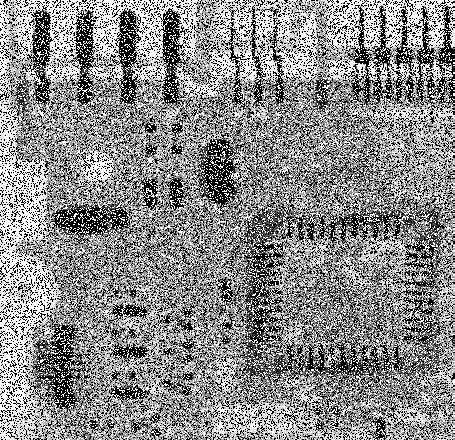
#> input picture data/Anh_nhieu_de_loc_trung_vi_thich_nghi.tif, 455 x 440 px
$ python -i edge_detection.py   (imports and definitions only)   (older library calls are emulated)
#> lines starting #> are read from the running program, lines starting #| are printed output that depends on the picture
#> further down, picture is the input picture: shape (440, 455); min 0, max 255, mean 138.1
### core/convolution.py
import numpy as np
import cv2
from scipy import ndimage

# hàm giúp thêm padding cho ảnh
def add_padding(image, pad_size, pad_value=0):
#> called with pad_size = 1, pad_value = 0
    height, width = image.shape
#> height = 440; width = 455
    new_height = height + 2 * pad_size
#> new_height = 442
    new_width = width + 2 * pad_size
#> new_width = 457

    padded_image = np.full((new_height, new_width), pad_value, dtype=image.dtype)
    padded_image[pad_size:pad_size+height, pad_size:pad_size+width] = image

    return padded_image

# hàm tính tích chập tự code
def convolution_2d_manual(image, kernel, padding=0, stride=1):
    if len(image.shape) != 2:
        raise ValueError("Ảnh phải là ảnh xám")

    if len(kernel.shape) != 2:
        raise ValueError("Kernel phải là ma trận 2D")

    if padding > 0:
        padded_image = add_padding(image, padding)
    else:
        padded_image = image.copy()

    input_height, input_width = padded_image.shape
#> input_height = 442; input_width = 457
    kernel_height, kernel_width = kernel.shape

    # tính kích thước output
    output_height = (input_height - kernel_height) // stride + 1
#> output_height = 440
    output_width = (input_width - kernel_width) // stride + 1
#> output_width = 455

    output = np.zeros((output_height, output_width), dtype=np.float32)

    # convolution operation
    for i in range(0, output_height):
        for j in range(0, output_width):
            # Tính vị trí trong padded image
            start_i = i * stride
            start_j = j * stride
            end_i = start_i + kernel_height
            end_j = start_j + kernel_width

            # extract patch
            patch = padded_image[start_i:end_i, start_j:end_j]

            # convolution: element-wise multiply và sum
            conv_value = np.sum(patch * kernel)
            output[i, j] = conv_value
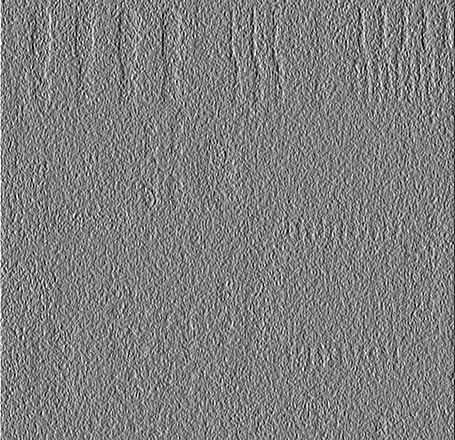
#> output: shape (440, 455) float32; min -1020, max 1020, mean -0.4; drawn with min black and max white

    # Không clip về [0, 255] để giữ giá trị âm (ví dụ Sobel)
    # Clip về [0, 255] và convert về uint8
    # output = np.clip(output, 0, 255).astype(np.uint8)

    return output

# hàm tính tích châp dùng thư viện
# [164 lines left out: functions convolution_2d_library, median_filter_manual, median_filter_library, min_filter_manual, max_filter_manual, threshold_comparison, not called in this run]

### filters/kernels.py
"""
Kernel Definitions
=================

Định nghĩa các kernel chuẩn cho image processing
- Edge detection kernels
- Blur kernels
- Sharpen kernels
- Custom kernels

Author: Image Processing Team
"""

import numpy as np


# [33 lines left out: function create_gaussian_kernel, not called in this run]


def get_sobel_kernels():
    """
    Sobel edge detection kernels

    Returns:
        sobel_x, sobel_y: Sobel kernels cho X và Y direction
    """
    sobel_x = np.array([
        [-1, 0, 1],
        [-2, 0, 2],
        [-1, 0, 1]
    ], dtype=np.float32)

    sobel_y = np.array([
        [-1, -2, -1],
        [0, 0, 0],
        [1, 2, 1]
    ], dtype=np.float32)

    return sobel_x, sobel_y


def get_prewitt_kernels():
    """
    Prewitt edge detection kernels

    Returns:
        prewitt_x, prewitt_y: Prewitt kernels
    """
    prewitt_x = np.array([
        [-1, 0, 1],
        [-1, 0, 1],
        [-1, 0, 1]
    ], dtype=np.float32)

    prewitt_y = np.array([
        [-1, -1, -1],
        [0, 0, 0],
        [1, 1, 1]
    ], dtype=np.float32)

    return prewitt_x, prewitt_y


def get_laplacian_kernel():
    """
    Laplacian edge detection kernel

    Returns:
        laplacian: Laplacian kernel
    """
    laplacian = np.array([
        [0, -1, 0],
        [-1, 4, -1],
        [0, -1, 0]
    ], dtype=np.float32)

    return laplacian


# [178 lines left out: functions get_laplacian_8_kernel, get_box_filter_kernel, get_sharpen_kernel, get_unsharp_mask_kernel, get_emboss_kernel, get_identity_kernel and 2 more, not called in this run]

### filters/edge_detection.py
"""
Edge Detection Filters
======================

Các bộ lọc phát hiện biên
- Manual và library implementations
- Sobel, Prewitt, Laplacian, Canny

Author: Image Processing Team
"""

import numpy as np
import cv2
import sys
import os
sys.path.append(os.path.dirname(os.path.dirname(os.path.abspath(__file__))))

from filters.kernels import get_sobel_kernels, get_prewitt_kernels, get_laplacian_kernel
from core.convolution import convolution_2d_manual, convolution_2d_library


# [183 lines left out: functions sobel_edge_detection_manual, sobel_edge_detection_library, prewitt_edge_detection_manual, laplacian_edge_detection_manual, laplacian_edge_detection_library, canny_edge_detection_library and 1 more, not called in this run]
#> call 2 of convolution_2d_manual, with kernel = array of shape (3, 3), padding = 1, stride = 1
#> after the loop in convolution_2d_manual (call 2), `for i in range(0, output_height):`:
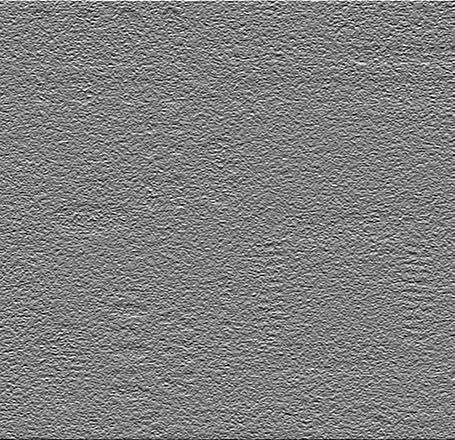
#> output: shape (440, 455) float32; min -1020, max 1020, mean -0.3; drawn with min black and max white

    # Tính magnitude và direction
    magnitude = np.sqrt(grad_x.astype(float)**2 + grad_y.astype(float)**2)
    magnitude = np.clip(magnitude, 0, 255).astype(np.uint8)

    direction = np.arctan2(grad_y.astype(float), grad_x.astype(float))

    return magnitude, direction, grad_x, grad_y


def sobel_edge_detection_library(image):
    """
    Sobel edge detection - DÙNG THƯ VIỆN

    Args:
        image: Grayscale image

    Returns:
        magnitude: Edge magnitude
        direction: Edge direction
        grad_x: X gradient
        grad_y: Y gradient
    """
    # Sử dụng OpenCV
    grad_x = cv2.Sobel(image, cv2.CV_64F, 1, 0, ksize=3)
    grad_y = cv2.Sobel(image, cv2.CV_64F, 0, 1, ksize=3)

    # Tính magnitude và direction
    magnitude = np.sqrt(grad_x**2 + grad_y**2)
    magnitude = np.clip(magnitude, 0, 255).astype(np.uint8)

    direction = np.arctan2(grad_y, grad_x)

    grad_x = np.clip(np.abs(grad_x), 0, 255).astype(np.uint8)
    grad_y = np.clip(np.abs(grad_y), 0, 255).astype(np.uint8)

    return magnitude, direction, grad_x, grad_y


def prewitt_edge_detection_manual(image):
    """
    Prewitt edge detection - TỰ CODE

    Args:
        image: Grayscale image

    Returns:
        magnitude: Edge magnitude
        grad_x: X gradient
        grad_y: Y gradient
    """
    prewitt_x, prewitt_y = get_prewitt_kernels()

    # Tính gradient X và Y
    grad_x = convolution_2d_manual(image, prewitt_x, padding=1)
    grad_y = convolution_2d_manual(image, prewitt_y, padding=1)

    # Tính magnitude
    magnitude = np.sqrt(grad_x.astype(float)**2 + grad_y.astype(float)**2)
    magnitude = np.clip(magnitude, 0, 255).astype(np.uint8)

    return magnitude, grad_x, grad_y


def laplacian_edge_detection_manual(image):
    """
    Laplacian edge detection - TỰ CODE

    Args:
        image: Grayscale image

    Returns:
        edges: Edge image
    """
    laplacian = get_laplacian_kernel()

    # Apply Laplacian
    edges = convolution_2d_manual(image, laplacian, padding=1)

    return edges


def laplacian_edge_detection_library(image):
    """
    Laplacian edge detection - DÙNG THƯ VIỆN

    Args:
        image: Grayscale image

    Returns:
        edges: Edge image
    """
    # Sử dụng OpenCV
    edges = cv2.Laplacian(image, cv2.CV_64F)
    edges = np.clip(np.abs(edges), 0, 255).astype(np.uint8)

    return edges


def canny_edge_detection_library(image, low_threshold=50, high_threshold=150):
    """
    Canny edge detection - DÙNG THƯ VIỆN

    Args:
        image: Grayscale image
        low_threshold: Low threshold for edge linking
        high_threshold: High threshold for edge linking

    Returns:
        edges: Binary edge image
    """
    # Sử dụng OpenCV
    edges = cv2.Canny(image, low_threshold, high_threshold)

    return edges


def compare_edge_detectors(image):
    """
    So sánh các phương pháp phát hiện biên

    Args:
        image: Grayscale image

    Returns:
        results: Dictionary chứa kết quả các phương pháp
    """
    results = {}

    # Sobel
    sobel_mag, sobel_dir, sobel_x, sobel_y = sobel_edge_detection_manual(image)
    results['sobel_manual'] = {
        'magnitude': sobel_mag,
        'direction': sobel_dir,
        'grad_x': sobel_x,
        'grad_y': sobel_y
    }

    sobel_mag_lib, sobel_dir_lib, sobel_x_lib, sobel_y_lib = sobel_edge_detection_library(image)
#> in sobel_edge_detection_library, `grad_x = np.clip(np.abs(grad_x), 0, 255).astype(np.uint8)`:
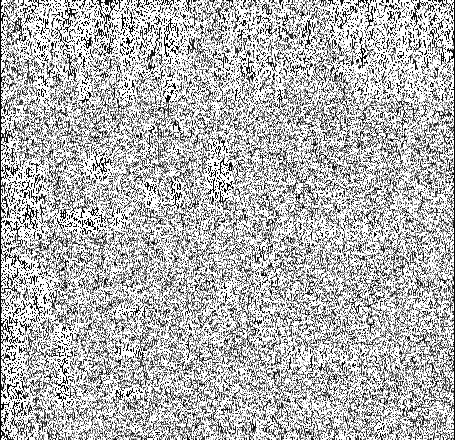
#> grad_x: shape (440, 455); min 0, max 255, mean 179.7
#> in sobel_edge_detection_library, `grad_y = np.clip(np.abs(grad_y), 0, 255).astype(np.uint8)`:
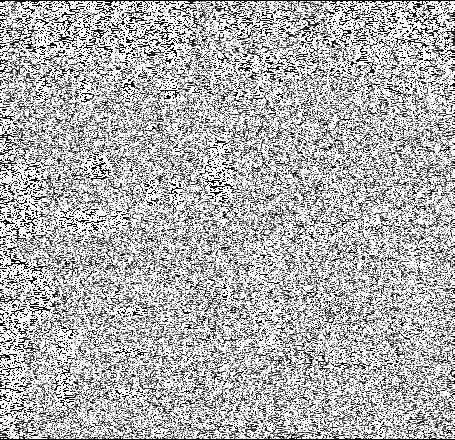
#> grad_y: shape (440, 455); min 0, max 255, mean 178.5
    results['sobel_library'] = {
        'magnitude': sobel_mag_lib,
        'direction': sobel_dir_lib,
        'grad_x': sobel_x_lib,
        'grad_y': sobel_y_lib
    }

    # Prewitt
    prewitt_mag, prewitt_x, prewitt_y = prewitt_edge_detection_manual(image)
#> in prewitt_edge_detection_manual, `magnitude = np.clip(magnitude, 0, 255).astype(np.uint8)`:
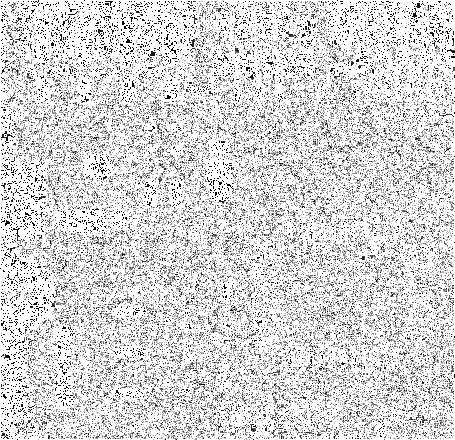
#> magnitude: shape (440, 455); min 0, max 255, mean 213.3
    results['prewitt_manual'] = {
        'magnitude': prewitt_mag,
        'grad_x': prewitt_x,
        'grad_y': prewitt_y
    }

    # Laplacian
    laplacian_manual = laplacian_edge_detection_manual(image)
#> after the loop in convolution_2d_manual (call 5), `for i in range(0, output_height):`:
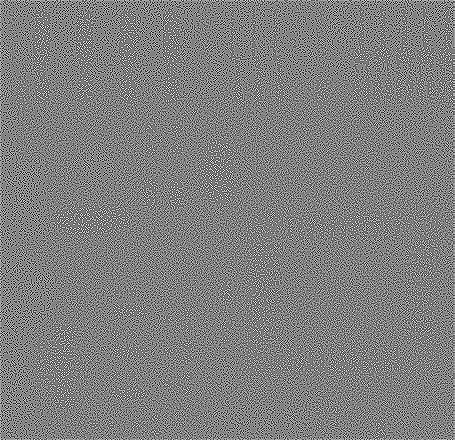
#> output: shape (440, 455) float32; min -1020, max 1020, mean 1.5; drawn with min black and max white
    laplacian_library = laplacian_edge_detection_library(image)
    results['laplacian_manual'] = laplacian_manual
    results['laplacian_library'] = laplacian_library

    # Canny
    canny_edges = canny_edge_detection_library(image)
#> in canny_edge_detection_library, `edges = cv2.Canny(image, low_threshold, high_threshold)`:
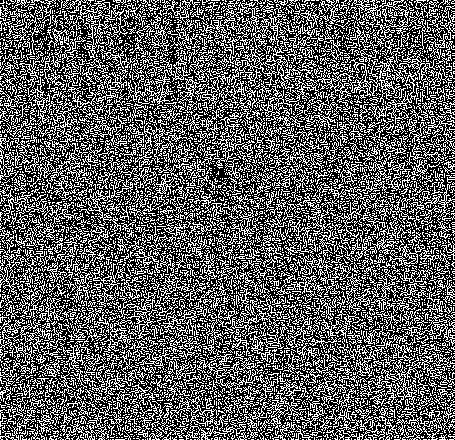
#> edges: shape (440, 455); 36.8% white in thin lines or dots
    results['canny_library'] = canny_edges

    return results

>>> import cv2
>>> picture = cv2.imread('../data/Anh_nhieu_de_loc_trung_vi_thich_nghi.tif', cv2.IMREAD_GRAYSCALE)
>>> result = compare_edge_detectors(picture)
#> result = 6 items
